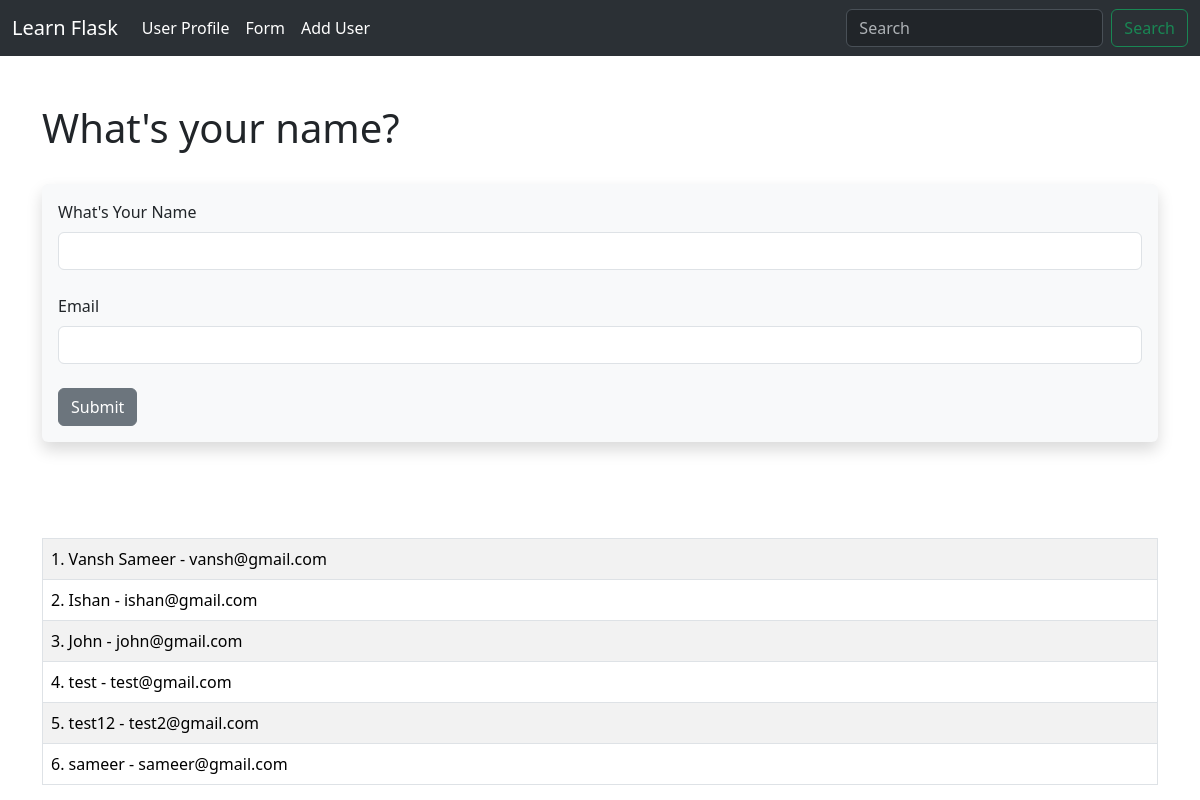
Screenshot of /user/add with the database file from the repository.
### temp.py (models this page shows, shortened)
class Users(db.Model):
    id = db.Column(db.Integer, primary_key=True)
    name = db.Column(db.String(200), nullable=False)
    email = db.Column(db.String(200), nullable=False, unique=True)
    date_added = db.Column(db.DateTime, default=datetime.utcnow)

### temp.py (the view, shortened to what this page needs)
@app.route('/user/add', methods=['GET', 'POST'])
def add_user():
    name = None
    form = UserForm()
    our_users = Users.query.order_by(Users.date_added)
    return render_template('add_user.html',
            form=form,
            name=name,
            our_users=our_users)

### temp.py
class UserForm(FlaskForm):
    name = StringField("What's Your Name", validators=[DataRequired()])
    email = StringField("Email", validators=[DataRequired()])
    submit = SubmitField("Submit")

### templates/add_user.html (shortened to what this page needs)
{% extends 'base.html' %}
{% block content %}
{% if name %}
    <h1>User Added</h1>
    <br><br><br>
    <table class="table table-hover table-bordered table-striped">
        {% for our_user in our_users %}
        <tr>
            <td>
                {{ our_user.id }}. {{ our_user.name }} - {{ our_user.email }}
            </td>
        </tr>
        {% endfor %}
    </table>
{% else %}
    <h1>What's your name?</h1>
    <br>
    <div class="shadow p-3 mb-5 bg-body-tertiary rounded">
    <form method="POST">
        {{ form.name.label(class="form-label") }}
        {{ form.name(class="form-control") }}
        <br>
        {{ form.email.label(class="form-label") }}
        {{ form.email(class="form-control") }}
        <br>
        {{ form.submit(class="btn btn-secondary") }}
    </form>
    </div>
        <br><br>
<table class="table table-hover table-bordered table-striped">
{% for our_user in our_users %}
<tr>
    <td>
        {{ our_user.id }}. {{ our_user.name }} - {{ our_user.email }}
    </td>
</tr>
{% endfor %}
</table>
{% endif %}
{% endblock %}

### templates/base.html (shortened to what this page needs)
<!doctype html>
<html lang="en">
  <head>
    <link href="https://cdn.jsdelivr.net/npm/bootstrap@5.3.3/dist/css/bootstrap.min.css" rel="stylesheet">
  </head>
  <body>
    {% include 'navbar.html' %}
    <br><br>
    <div class="container">
        {% block content %}
        {% endblock %}
    </div>
  </body>
</html>

### templates/navbar.html (shortened to what this page needs)
<nav class="navbar bg-dark navbar-expand-lg bg-body-tertiary" data-bs-theme="dark">
    <div class="container-fluid">
      <a class="navbar-brand" href="{{ url_for('home')}}">Learn Flask</a>
      <div class="collapse navbar-collapse" id="navbarSupportedContent">
        <ul class="navbar-nav me-auto mb-2 mb-lg-0">
          <li class="nav-item">
            <a class="nav-link active" aria-current="page" href="{{ url_for('user', name='Vansh')}}">User Profile</a>
          </li>
          <li class="nav-item">
            <a class="nav-link active" aria-current="page" href="{{ url_for('name')}}">Form</a>
          </li>
          <li class="nav-item">
            <a class="nav-link active" aria-current="page" href="{{ url_for('add_user')}}">Add User</a>
          </li>
        </ul>
        <form class="d-flex" role="search">
          <input class="form-control me-2" type="search" placeholder="Search" aria-label="Search">
          <button class="btn btn-outline-success" type="submit">Search</button>
        </form>
      </div>
    </div>
  </nav>

### rows the page displays
Users: id "1", name "Vansh Sameer", email "vansh@gmail.com"
Users: id "2", name "Ishan", email "ishan@gmail.com"
Users: id "3", name "John", email "john@gmail.com"
Users: id "4", name "test", email "test@gmail.com"
Users: id "5", name "test12", email "test2@gmail.com"
Users: id "6", name "sameer", email "sameer@gmail.com"
